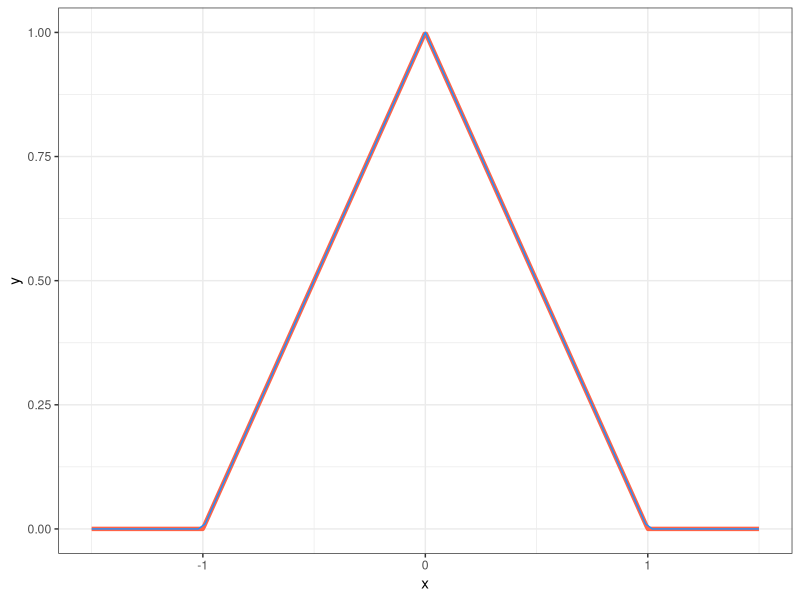
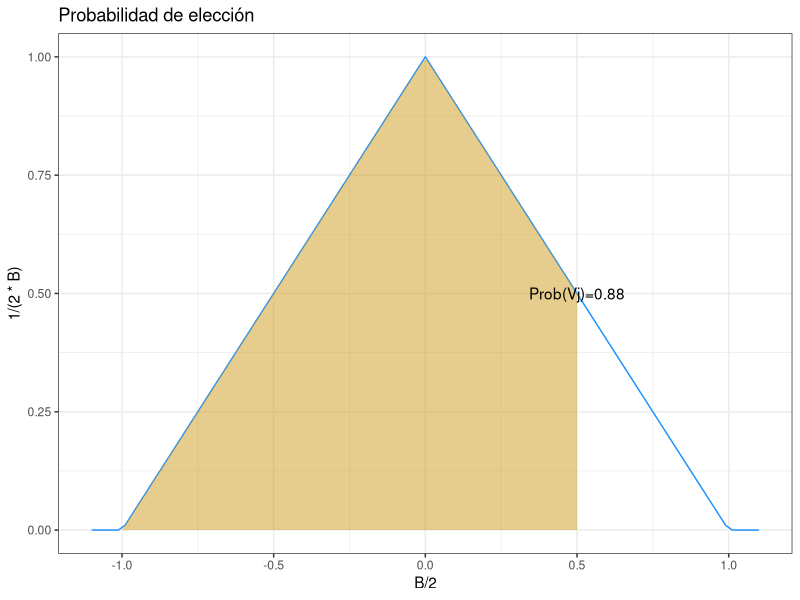
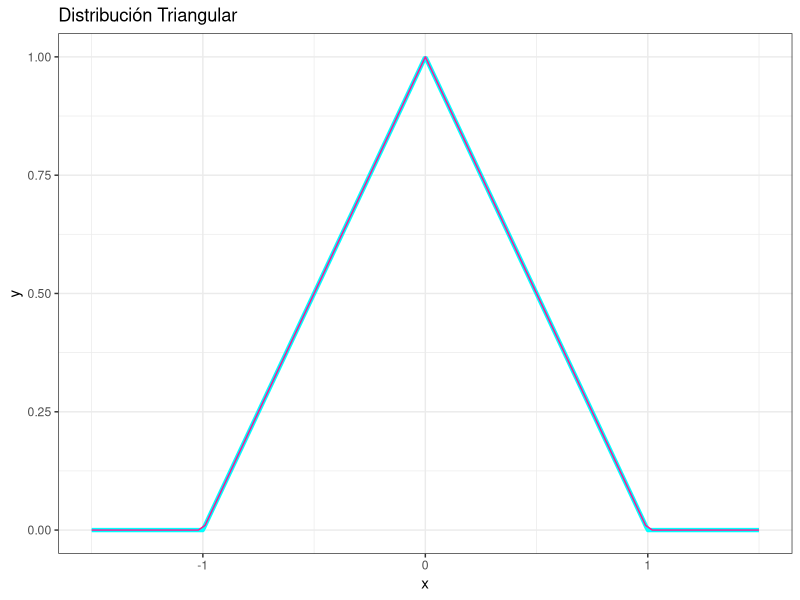
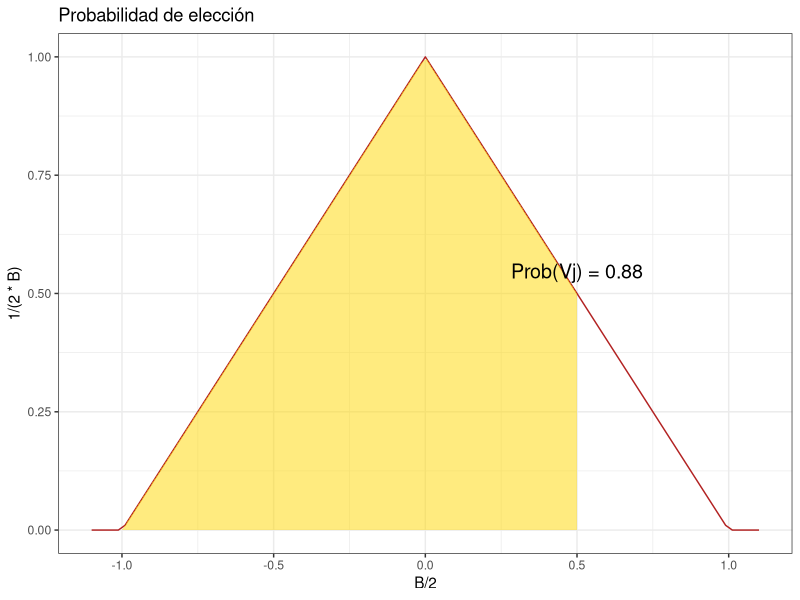

Reproduce these figures in R, in order.
## ---- chunk 1
knitr::opts_chunk$set(echo = TRUE)

library(tidyverse)
## ---- chunk 2

f_den <- function(x, B=1){
  if(x>=-B & x<=0){
    y <- 1/B^2 *x +1/B
  }else if(x>0 & x<=B){
    y <- -1/B^2 *x +1/B
}else{
    y <- 0
}
  return(y)
}

fv_den <- Vectorize(f_den, "x")

f_dis <- function(x, B=1){
  if(x<(-1)*B){
    y <- 0}else if(x>=-B & x<=0){
    y <- (x+B)*(fv_den(x)/2)
  }else if(x>0 & x<=B){
    y <- 1- (B-x)*fv_den(x)/2
} else{
    y <- 0
}
  return(y)
}


x <- seq(-1.5, 1.5, length.out=500)
y <- sapply(x, f_den)

ggplot()+
  geom_line(aes(x,y), color="tomato", linewidth=1.5)+
  geom_function(fun = fv_den, color="dodgerblue", linewidth=0.5)+
  xlim(-1.5, 1.5)+
  theme_bw()

## ---- chunk 3
decision <- function(Vj, Vi, B=1){
  Vji <- Vj-Vi
  PVj <- f_dis(Vji)
  
  ggplot()+
  geom_function(fun = fv_den, color="dodgerblue", linewidth=0.5, xlim=c(-B-0.1, B+0.1))+
  stat_function(fun = fv_den, geom= "area", fill="goldenrod3", alpha=0.5, xlim=c(-B, Vji))+ 
  geom_text(aes(B/2, 1/(2*B), label=paste0("Prob(Vj)=", round(PVj,2), sep="")))+
    labs(title="Probabilidad de elección")+
  theme_bw()
  
  
}


decision(Vj=6, Vi=5.5)
## ---- chunk 4
f_den <- function(x, B = 1) {
  if (x >= -B & x <= 0) {
    return(1 / B^2 * x + 1 / B)
  } else if (x > 0 & x <= B) {
    return(-1 / B^2 * x + 1 / B)
  } else {
    return(0)
  }
}

fv_den <- Vectorize(f_den, "x")

f_dis <- function(x, B = 1) {
  if (x < -B) {
    return(0)
  } else if (x >= -B & x <= 0) {
    return((x + B) * (fv_den(x) / 2))
  } else if (x > 0 & x <= B) {
    return(1 - (B - x) * fv_den(x) / 2)
  } else {
    return(0)
  }
}



utility <- function(Vi, Vj, epsilon_i, epsilon_j) {
  return(c(Vi + epsilon_i, Vj + epsilon_j))
}



probabilidad_j <- function(Vi, Vj, B = 1) {
  epsilon_q <- rnorm(1, mean = 0, sd = B)
  Vji <- Vj - Vi
  prob_j <- f_dis(Vji, B)


  ggplot() +
    geom_function(fun = fv_den, color = "darkorange", linewidth = 0.5, xlim = c(-B - 0.1, B + 0.1)) +
    stat_function(fun = fv_den, geom = "area", fill = "darkolivegreen", alpha = 0.5, xlim = c(-B, Vji)) +
    geom_text(aes(x = B / 2, y = 1 / (2 * B), label = paste0("Prob(Vj)=", round(prob_j, 2)))) +
    labs(title = "Probabilidad de elección de la alternativa j") +
    theme_bw()

  return(prob_j)
}


x <- seq(-1.5, 1.5, length.out = 500)
y <- sapply(x, f_den)

ggplot() +
  geom_line(aes(x, y), color = "cyan", linewidth = 1.5) +
  geom_function(fun = fv_den, color = "deeppink", linewidth = 0.5) +
  xlim(-1.5, 1.5) +
  labs(title = "Distribución Triangular") +
  theme_bw()
## ---- chunk 5
decision <- function(Vj, Vi, B = 1) {
  Vji <- Vj - Vi
  PVj <- f_dis(Vji, B)

  ggplot() +
    geom_function(fun = fv_den, color = "firebrick", linewidth = 0.5, xlim = c(-B - 0.1, B + 0.1)) +
    stat_function(fun = fv_den, geom = "area", fill = "gold", alpha = 0.5, xlim = c(-B, Vji)) +
    geom_text(aes(x = B / 2, y = 1 / (2 * B), label = paste0("Prob(Vj) = ", round(PVj, 2))),
              vjust = -1, size = 5, color = "black") +
    labs(title = "Probabilidad de elección") +
    theme_bw()
}

decision(Vj = 6, Vi =5.5, B = 1)
